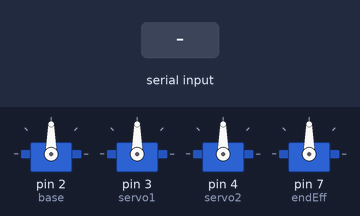
Recording of a sketch running on a simulated Arduino Uno, built with avr-gcc and run on an emulated ATmega328P. Parts: 4 × servo. Inputs (shaded band) come from the test bench.

Above: at 1.2 s.
1.3 s: "90,45,200\n" received over Serial
At 3.5 s:
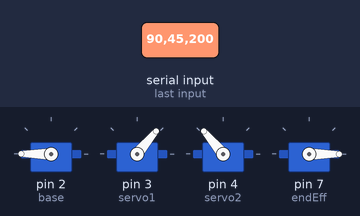
4.2 s: "30,150,10\n" received over Serial
At 6.1 s:
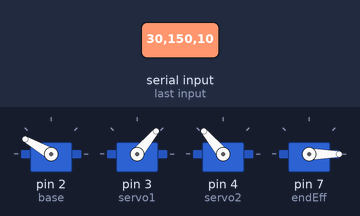
6.8 s: "1,90\n" received over Serial
At 10.2 s:
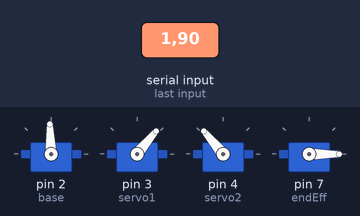
Timing chart, 0 to 11.7 s (numbered marks = the images above; inputs shaded):
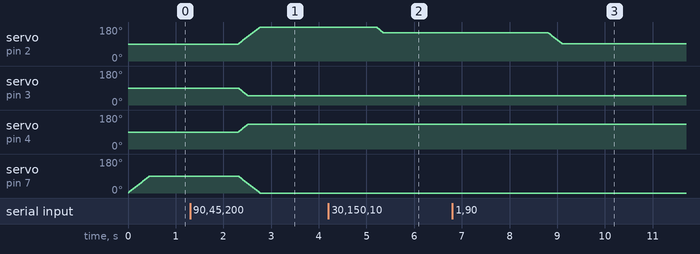

The sketch:

armUno.ino
```cpp
#include <Servo.h>

Servo base;
Servo servo1;
Servo servo2;
Servo endEff;

// servo limits
int l1 = 50;
int u1 = 130;

int l2 = 50;
int u2 = 130;

int lE = 0;
int uE = 70;

// target positions
int baseTarget = 90;
int servo1Target = 90;
int servo2Target = 90;
int endEffTarget = 90;

// current positions
int baseCurrent = 90;
int servo1Current = 90;
int servo2Current = 90;
int endEffCurrent = 0;

// previous flex values (for deadband)
int lastFlex1 = 0;
int lastFlex2 = 0;

void setup() {

  Serial.begin(115200);

  base.attach(2);
  servo1.attach(3);
  servo2.attach(4);
  endEff.attach(7);

  base.write(baseCurrent);
  servo1.write(servo1Current);
  servo2.write(servo2Current);
  endEff.write(endEffCurrent);
}

void loop() {

  if (Serial.available())
  {

    int pitch = Serial.parseInt();
    int roll  = Serial.parseInt();
    int flex1 = Serial.parseInt();
    int flex2 = Serial.parseInt();

    // flex deadzone
    if(abs(flex1 - lastFlex1) < 5) flex1 = lastFlex1;
    if(abs(flex2 - lastFlex2) < 5) flex2 = lastFlex2;

    lastFlex1 = flex1;
    lastFlex2 = flex2;

    // map sensors

    baseTarget = map(pitch, -45, 45, 0, 180);

    servo1Target = map(roll, 45, -45, l1, u1);

    servo2Target = map(flex1, 968, 920, l2, u2);

    // end effector
    endEffTarget = map(flex2, 993, 1010, lE, uE);

    // apply limits

    baseTarget = constrain(baseTarget, 0, 180);
    servo1Target = constrain(servo1Target, l1, u1);
    servo2Target = constrain(servo2Target, l2, u2);
    endEffTarget = constrain(endEffTarget, lE, uE);
  }

  // smooth movement
  smoothMove(base, baseCurrent, baseTarget);
  smoothMove(servo1, servo1Current, servo1Target);
  smoothMove(servo2, servo2Current, servo2Target);
  smoothMove(endEff, endEffCurrent, endEffTarget);

  delay(10);
}

void smoothMove(Servo &s, int &current, int target)
{
  if(current == target) return;

  if(current < target) current += 2;
  if(current > target) current -= 2;

  s.write(current);
}
```

Measured:
- after the input at 1.3 s, servo on pin 2 (base): moves from 90° to 180° over 0.45 s, starting after 1.0 s; servo on pin 3 (servo1): moves from 90° to 50° over 0.21 s, starting after 1.0 s; servo on pin 4 (servo2): moves from 90° to 130° over 0.21 s, starting after 1.0 s; servo on pin 7 (endEff): moves from 90° to 0° over 0.45 s, starting after 1.0 s
- after the input at 4.2 s, servo on pin 2 (base): 180° → 150° after 1.0 s
- after the input at 6.8 s, servo on pin 2 (base): moves from 150° to 92° over 0.28 s, starting after 2.0 s
